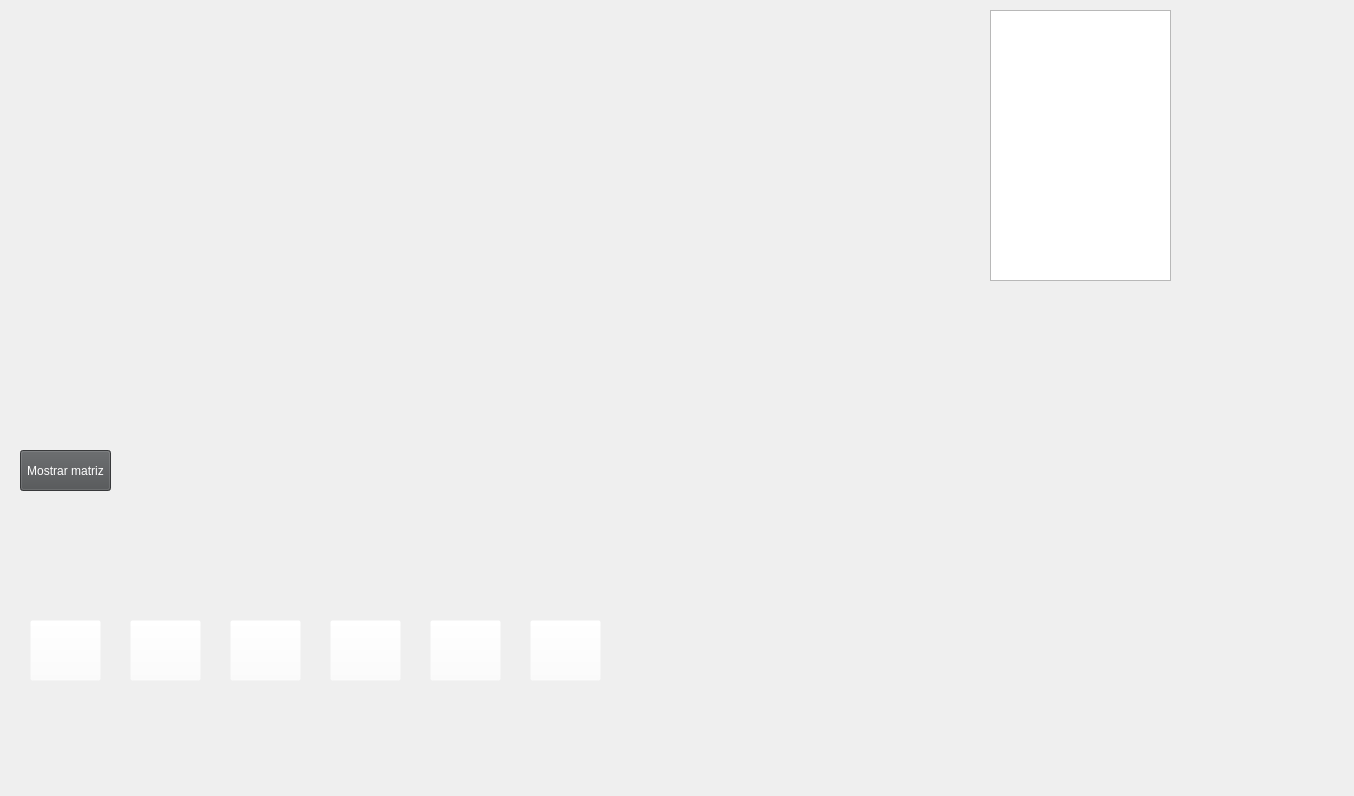
<?xml version="1.0" encoding="UTF-8"?>
<ui version="4.0">
 <class>GameWindow</class>
 <widget class="QMainWindow" name="GameWindow">
  <property name="geometry">
   <rect>
    <x>0</x>
    <y>0</y>
    <width>1354</width>
    <height>796</height>
   </rect>
  </property>
  <property name="windowTitle">
   <string>GameWindow</string>
  </property>
  <property name="autoFillBackground">
   <bool>false</bool>
  </property>
  <widget class="QWidget" name="centralWidget">
   <widget class="QLabel" name="board">
    <property name="geometry">
     <rect>
      <x>10</x>
      <y>0</y>
      <width>961</width>
      <height>571</height>
     </rect>
    </property>
    <property name="text">
     <string/>
    </property>
    <property name="pixmap">
     <pixmap resource="extrafiles.qrc">:/board.png</pixmap>
    </property>
    <property name="scaledContents">
     <bool>true</bool>
    </property>
    <property name="alignment">
     <set>Qt::AlignCenter</set>
    </property>
   </widget>
   <widget class="QPushButton" name="pushButton">
    <property name="enabled">
     <bool>false</bool>
    </property>
    <property name="geometry">
     <rect>
      <x>30</x>
      <y>620</y>
      <width>71</width>
      <height>61</height>
     </rect>
    </property>
    <property name="styleSheet">
     <string notr="true">background-color: rgba(255, 255, 255, 0)</string>
    </property>
    <property name="text">
     <string/>
    </property>
   </widget>
   <widget class="QPushButton" name="matriz">
    <property name="geometry">
     <rect>
      <x>20</x>
      <y>450</y>
      <width>91</width>
      <height>41</height>
     </rect>
    </property>
    <property name="styleSheet">
     <string notr="true">background-color: rgb(78, 80, 82);
color:white;</string>
    </property>
    <property name="text">
     <string>Mostrar matriz</string>
    </property>
   </widget>
   <widget class="QLabel" name="label">
    <property name="geometry">
     <rect>
      <x>20</x>
      <y>600</y>
      <width>91</width>
      <height>20</height>
     </rect>
    </property>
    <property name="font">
     <font>
      <pointsize>10</pointsize>
      <weight>75</weight>
      <bold>true</bold>
     </font>
    </property>
    <property name="styleSheet">
     <string notr="true">color:white</string>
    </property>
    <property name="text">
     <string/>
    </property>
    <property name="alignment">
     <set>Qt::AlignCenter</set>
    </property>
   </widget>
   <widget class="QPushButton" name="pushButton_2">
    <property name="enabled">
     <bool>false</bool>
    </property>
    <property name="geometry">
     <rect>
      <x>130</x>
      <y>620</y>
      <width>71</width>
      <height>61</height>
     </rect>
    </property>
    <property name="styleSheet">
     <string notr="true">background-color: rgba(255, 255, 255, 0)</string>
    </property>
    <property name="text">
     <string/>
    </property>
   </widget>
   <widget class="QLabel" name="label_2">
    <property name="geometry">
     <rect>
      <x>120</x>
      <y>600</y>
      <width>91</width>
      <height>20</height>
     </rect>
    </property>
    <property name="font">
     <font>
      <pointsize>10</pointsize>
      <weight>75</weight>
      <bold>true</bold>
     </font>
    </property>
    <property name="styleSheet">
     <string notr="true">color:white</string>
    </property>
    <property name="text">
     <string/>
    </property>
    <property name="alignment">
     <set>Qt::AlignCenter</set>
    </property>
   </widget>
   <widget class="QPushButton" name="pushButton_3">
    <property name="enabled">
     <bool>false</bool>
    </property>
    <property name="geometry">
     <rect>
      <x>230</x>
      <y>620</y>
      <width>71</width>
      <height>61</height>
     </rect>
    </property>
    <property name="styleSheet">
     <string notr="true">background-color: rgba(255, 255, 255, 0)</string>
    </property>
    <property name="text">
     <string/>
    </property>
   </widget>
   <widget class="QLabel" name="label_3">
    <property name="geometry">
     <rect>
      <x>220</x>
      <y>600</y>
      <width>91</width>
      <height>20</height>
     </rect>
    </property>
    <property name="font">
     <font>
      <pointsize>10</pointsize>
      <weight>75</weight>
      <bold>true</bold>
     </font>
    </property>
    <property name="styleSheet">
     <string notr="true">color:white</string>
    </property>
    <property name="text">
     <string/>
    </property>
    <property name="alignment">
     <set>Qt::AlignCenter</set>
    </property>
   </widget>
   <widget class="QPushButton" name="pushButton_4">
    <property name="enabled">
     <bool>false</bool>
    </property>
    <property name="geometry">
     <rect>
      <x>330</x>
      <y>620</y>
      <width>71</width>
      <height>61</height>
     </rect>
    </property>
    <property name="styleSheet">
     <string notr="true">background-color: rgba(255, 255, 255, 0)</string>
    </property>
    <property name="text">
     <string/>
    </property>
   </widget>
   <widget class="QLabel" name="label_4">
    <property name="geometry">
     <rect>
      <x>320</x>
      <y>600</y>
      <width>91</width>
      <height>20</height>
     </rect>
    </property>
    <property name="font">
     <font>
      <pointsize>10</pointsize>
      <weight>75</weight>
      <bold>true</bold>
     </font>
    </property>
    <property name="styleSheet">
     <string notr="true">color:white</string>
    </property>
    <property name="text">
     <string/>
    </property>
    <property name="alignment">
     <set>Qt::AlignCenter</set>
    </property>
   </widget>
   <widget class="QPushButton" name="pushButton_5">
    <property name="enabled">
     <bool>false</bool>
    </property>
    <property name="geometry">
     <rect>
      <x>430</x>
      <y>620</y>
      <width>71</width>
      <height>61</height>
     </rect>
    </property>
    <property name="styleSheet">
     <string notr="true">background-color: rgba(255, 255, 255, 0)</string>
    </property>
    <property name="text">
     <string/>
    </property>
   </widget>
   <widget class="QLabel" name="label_5">
    <property name="geometry">
     <rect>
      <x>420</x>
      <y>600</y>
      <width>91</width>
      <height>20</height>
     </rect>
    </property>
    <property name="font">
     <font>
      <pointsize>10</pointsize>
      <weight>75</weight>
      <bold>true</bold>
     </font>
    </property>
    <property name="styleSheet">
     <string notr="true">color:white</string>
    </property>
    <property name="text">
     <string/>
    </property>
    <property name="alignment">
     <set>Qt::AlignCenter</set>
    </property>
   </widget>
   <widget class="QPushButton" name="pushButton_6">
    <property name="enabled">
     <bool>false</bool>
    </property>
    <property name="geometry">
     <rect>
      <x>530</x>
      <y>620</y>
      <width>71</width>
      <height>61</height>
     </rect>
    </property>
    <property name="styleSheet">
     <string notr="true">background-color: rgba(255, 255, 255, 0)</string>
    </property>
    <property name="text">
     <string/>
    </property>
   </widget>
   <widget class="QLabel" name="label_6">
    <property name="geometry">
     <rect>
      <x>520</x>
      <y>600</y>
      <width>91</width>
      <height>20</height>
     </rect>
    </property>
    <property name="font">
     <font>
      <pointsize>10</pointsize>
      <weight>75</weight>
      <bold>true</bold>
     </font>
    </property>
    <property name="styleSheet">
     <string notr="true">color:white</string>
    </property>
    <property name="text">
     <string/>
    </property>
    <property name="alignment">
     <set>Qt::AlignCenter</set>
    </property>
   </widget>
   <widget class="QListWidget" name="wayss">
    <property name="geometry">
     <rect>
      <x>990</x>
      <y>10</y>
      <width>181</width>
      <height>271</height>
     </rect>
    </property>
   </widget>
   <widget class="QLabel" name="C1_1">
    <property name="geometry">
     <rect>
      <x>20</x>
      <y>12</y>
      <width>111</width>
      <height>111</height>
     </rect>
    </property>
    <property name="styleSheet">
     <string notr="true">color:white;
font: 75 10pt &quot;MS Shell Dlg 2&quot;;</string>
    </property>
    <property name="text">
     <string/>
    </property>
    <property name="alignment">
     <set>Qt::AlignCenter</set>
    </property>
   </widget>
   <widget class="QLabel" name="C1_2">
    <property name="geometry">
     <rect>
      <x>160</x>
      <y>10</y>
      <width>111</width>
      <height>111</height>
     </rect>
    </property>
    <property name="styleSheet">
     <string notr="true">color:white;
font: 75 10pt &quot;MS Shell Dlg 2&quot;;</string>
    </property>
    <property name="text">
     <string/>
    </property>
    <property name="alignment">
     <set>Qt::AlignCenter</set>
    </property>
   </widget>
   <widget class="QLabel" name="C1_3">
    <property name="geometry">
     <rect>
      <x>300</x>
      <y>10</y>
      <width>111</width>
      <height>111</height>
     </rect>
    </property>
    <property name="styleSheet">
     <string notr="true">color:white;
font: 75 10pt &quot;MS Shell Dlg 2&quot;;</string>
    </property>
    <property name="text">
     <string/>
    </property>
    <property name="alignment">
     <set>Qt::AlignCenter</set>
    </property>
   </widget>
   <widget class="QLabel" name="C1_4">
    <property name="geometry">
     <rect>
      <x>440</x>
      <y>10</y>
      <width>111</width>
      <height>111</height>
     </rect>
    </property>
    <property name="styleSheet">
     <string notr="true">color:white;
font: 75 10pt &quot;MS Shell Dlg 2&quot;;</string>
    </property>
    <property name="text">
     <string/>
    </property>
    <property name="alignment">
     <set>Qt::AlignCenter</set>
    </property>
   </widget>
   <widget class="QLabel" name="C1_5">
    <property name="geometry">
     <rect>
      <x>580</x>
      <y>10</y>
      <width>111</width>
      <height>111</height>
     </rect>
    </property>
    <property name="styleSheet">
     <string notr="true">color:white;
font: 75 10pt &quot;MS Shell Dlg 2&quot;;</string>
    </property>
    <property name="text">
     <string/>
    </property>
    <property name="alignment">
     <set>Qt::AlignCenter</set>
    </property>
   </widget>
   <widget class="QLabel" name="C1_6">
    <property name="geometry">
     <rect>
      <x>720</x>
      <y>10</y>
      <width>111</width>
      <height>111</height>
     </rect>
    </property>
    <property name="styleSheet">
     <string notr="true">color:white;
font: 75 10pt &quot;MS Shell Dlg 2&quot;;</string>
    </property>
    <property name="text">
     <string/>
    </property>
    <property name="alignment">
     <set>Qt::AlignCenter</set>
    </property>
   </widget>
   <widget class="QLabel" name="C1_7">
    <property name="geometry">
     <rect>
      <x>850</x>
      <y>10</y>
      <width>111</width>
      <height>111</height>
     </rect>
    </property>
    <property name="styleSheet">
     <string notr="true">color:white;
font: 75 10pt &quot;MS Shell Dlg 2&quot;;</string>
    </property>
    <property name="text">
     <string/>
    </property>
    <property name="alignment">
     <set>Qt::AlignCenter</set>
    </property>
   </widget>
   <widget class="QLabel" name="C1_8">
    <property name="geometry">
     <rect>
      <x>20</x>
      <y>160</y>
      <width>111</width>
      <height>111</height>
     </rect>
    </property>
    <property name="styleSheet">
     <string notr="true">color:white;
font: 75 10pt &quot;MS Shell Dlg 2&quot;;</string>
    </property>
    <property name="text">
     <string/>
    </property>
    <property name="alignment">
     <set>Qt::AlignCenter</set>
    </property>
   </widget>
   <widget class="QLabel" name="C1_9">
    <property name="geometry">
     <rect>
      <x>160</x>
      <y>160</y>
      <width>111</width>
      <height>111</height>
     </rect>
    </property>
    <property name="styleSheet">
     <string notr="true">color:white;
font: 75 10pt &quot;MS Shell Dlg 2&quot;;</string>
    </property>
    <property name="text">
     <string/>
    </property>
    <property name="alignment">
     <set>Qt::AlignCenter</set>
    </property>
   </widget>
   <widget class="QLabel" name="C1_10">
    <property name="geometry">
     <rect>
      <x>300</x>
      <y>160</y>
      <width>111</width>
      <height>111</height>
     </rect>
    </property>
    <property name="styleSheet">
     <string notr="true">color:white;
font: 75 10pt &quot;MS Shell Dlg 2&quot;;</string>
    </property>
    <property name="text">
     <string/>
    </property>
    <property name="alignment">
     <set>Qt::AlignCenter</set>
    </property>
   </widget>
   <widget class="QLabel" name="C1_11">
    <property name="geometry">
     <rect>
      <x>440</x>
      <y>160</y>
      <width>111</width>
      <height>111</height>
     </rect>
    </property>
    <property name="styleSheet">
     <string notr="true">color:white;
font: 75 10pt &quot;MS Shell Dlg 2&quot;;</string>
    </property>
    <property name="text">
     <string/>
    </property>
    <property name="alignment">
     <set>Qt::AlignCenter</set>
    </property>
   </widget>
   <widget class="QLabel" name="C1_12">
    <property name="geometry">
     <rect>
      <x>580</x>
      <y>160</y>
      <width>111</width>
      <height>111</height>
     </rect>
    </property>
    <property name="styleSheet">
     <string notr="true">color:white;
font: 75 10pt &quot;MS Shell Dlg 2&quot;;</string>
    </property>
    <property name="text">
     <string/>
    </property>
    <property name="alignment">
     <set>Qt::AlignCenter</set>
    </property>
   </widget>
   <widget class="QLabel" name="C1_13">
    <property name="geometry">
     <rect>
      <x>710</x>
      <y>160</y>
      <width>111</width>
      <height>111</height>
     </rect>
    </property>
    <property name="styleSheet">
     <string notr="true">color:white;
font: 75 10pt &quot;MS Shell Dlg 2&quot;;</string>
    </property>
    <property name="text">
     <string/>
    </property>
    <property name="alignment">
     <set>Qt::AlignCenter</set>
    </property>
   </widget>
   <widget class="QLabel" name="C1_14">
    <property name="geometry">
     <rect>
      <x>850</x>
      <y>160</y>
      <width>111</width>
      <height>111</height>
     </rect>
    </property>
    <property name="styleSheet">
     <string notr="true">color:white;
font: 75 10pt &quot;MS Shell Dlg 2&quot;;</string>
    </property>
    <property name="text">
     <string/>
    </property>
    <property name="alignment">
     <set>Qt::AlignCenter</set>
    </property>
   </widget>
   <widget class="QLabel" name="C1_15">
    <property name="geometry">
     <rect>
      <x>20</x>
      <y>310</y>
      <width>111</width>
      <height>111</height>
     </rect>
    </property>
    <property name="styleSheet">
     <string notr="true">color:white;
font: 75 10pt &quot;MS Shell Dlg 2&quot;;</string>
    </property>
    <property name="text">
     <string/>
    </property>
    <property name="alignment">
     <set>Qt::AlignCenter</set>
    </property>
   </widget>
   <widget class="QLabel" name="C1_16">
    <property name="geometry">
     <rect>
      <x>160</x>
      <y>300</y>
      <width>111</width>
      <height>111</height>
     </rect>
    </property>
    <property name="styleSheet">
     <string notr="true">color:white;
font: 75 10pt &quot;MS Shell Dlg 2&quot;;</string>
    </property>
    <property name="text">
     <string/>
    </property>
    <property name="alignment">
     <set>Qt::AlignCenter</set>
    </property>
   </widget>
   <widget class="QLabel" name="C1_17">
    <property name="geometry">
     <rect>
      <x>300</x>
      <y>300</y>
      <width>111</width>
      <height>111</height>
     </rect>
    </property>
    <property name="styleSheet">
     <string notr="true">color:white;
font: 75 10pt &quot;MS Shell Dlg 2&quot;;</string>
    </property>
    <property name="text">
     <string/>
    </property>
    <property name="alignment">
     <set>Qt::AlignCenter</set>
    </property>
   </widget>
   <widget class="QLabel" name="C1_18">
    <property name="geometry">
     <rect>
      <x>440</x>
      <y>300</y>
      <width>111</width>
      <height>111</height>
     </rect>
    </property>
    <property name="styleSheet">
     <string notr="true">color:white;
font: 75 10pt &quot;MS Shell Dlg 2&quot;;</string>
    </property>
    <property name="text">
     <string/>
    </property>
    <property name="alignment">
     <set>Qt::AlignCenter</set>
    </property>
   </widget>
   <widget class="QLabel" name="C1_19">
    <property name="geometry">
     <rect>
      <x>580</x>
      <y>300</y>
      <width>111</width>
      <height>111</height>
     </rect>
    </property>
    <property name="styleSheet">
     <string notr="true">color:white;
font: 75 10pt &quot;MS Shell Dlg 2&quot;;</string>
    </property>
    <property name="text">
     <string/>
    </property>
    <property name="alignment">
     <set>Qt::AlignCenter</set>
    </property>
   </widget>
   <widget class="QLabel" name="C1_20">
    <property name="geometry">
     <rect>
      <x>710</x>
      <y>300</y>
      <width>111</width>
      <height>111</height>
     </rect>
    </property>
    <property name="styleSheet">
     <string notr="true">color:white;
font: 75 10pt &quot;MS Shell Dlg 2&quot;;</string>
    </property>
    <property name="text">
     <string/>
    </property>
    <property name="alignment">
     <set>Qt::AlignCenter</set>
    </property>
   </widget>
   <widget class="QLabel" name="C1_21">
    <property name="geometry">
     <rect>
      <x>860</x>
      <y>300</y>
      <width>111</width>
      <height>111</height>
     </rect>
    </property>
    <property name="styleSheet">
     <string notr="true">color:white;
font: 75 10pt &quot;MS Shell Dlg 2&quot;;</string>
    </property>
    <property name="text">
     <string/>
    </property>
    <property name="alignment">
     <set>Qt::AlignCenter</set>
    </property>
   </widget>
   <widget class="QLabel" name="C1_22">
    <property name="geometry">
     <rect>
      <x>140</x>
      <y>450</y>
      <width>111</width>
      <height>111</height>
     </rect>
    </property>
    <property name="styleSheet">
     <string notr="true">color:white;
font: 75 10pt &quot;MS Shell Dlg 2&quot;;</string>
    </property>
    <property name="text">
     <string/>
    </property>
    <property name="alignment">
     <set>Qt::AlignCenter</set>
    </property>
   </widget>
   <widget class="QLabel" name="C1_23">
    <property name="geometry">
     <rect>
      <x>290</x>
      <y>450</y>
      <width>111</width>
      <height>111</height>
     </rect>
    </property>
    <property name="styleSheet">
     <string notr="true">color:white;
font: 75 10pt &quot;MS Shell Dlg 2&quot;;</string>
    </property>
    <property name="text">
     <string/>
    </property>
    <property name="alignment">
     <set>Qt::AlignCenter</set>
    </property>
   </widget>
   <widget class="QLabel" name="C1_24">
    <property name="geometry">
     <rect>
      <x>440</x>
      <y>450</y>
      <width>111</width>
      <height>111</height>
     </rect>
    </property>
    <property name="styleSheet">
     <string notr="true">color:white;
font: 75 10pt &quot;MS Shell Dlg 2&quot;;</string>
    </property>
    <property name="text">
     <string/>
    </property>
    <property name="alignment">
     <set>Qt::AlignCenter</set>
    </property>
   </widget>
   <widget class="QLabel" name="C1_25">
    <property name="geometry">
     <rect>
      <x>580</x>
      <y>450</y>
      <width>111</width>
      <height>111</height>
     </rect>
    </property>
    <property name="styleSheet">
     <string notr="true">color:white;
font: 75 10pt &quot;MS Shell Dlg 2&quot;;</string>
    </property>
    <property name="text">
     <string/>
    </property>
    <property name="alignment">
     <set>Qt::AlignCenter</set>
    </property>
   </widget>
   <widget class="QLabel" name="C1_26">
    <property name="geometry">
     <rect>
      <x>730</x>
      <y>450</y>
      <width>111</width>
      <height>111</height>
     </rect>
    </property>
    <property name="styleSheet">
     <string notr="true">color:white;
font: 75 10pt &quot;MS Shell Dlg 2&quot;;</string>
    </property>
    <property name="text">
     <string/>
    </property>
    <property name="alignment">
     <set>Qt::AlignCenter</set>
    </property>
   </widget>
  </widget>
 </widget>
 <layoutdefault spacing="6" margin="11"/>
 <resources>
  <include location="extrafiles.qrc"/>
 </resources>
 <connections/>
</ui>
